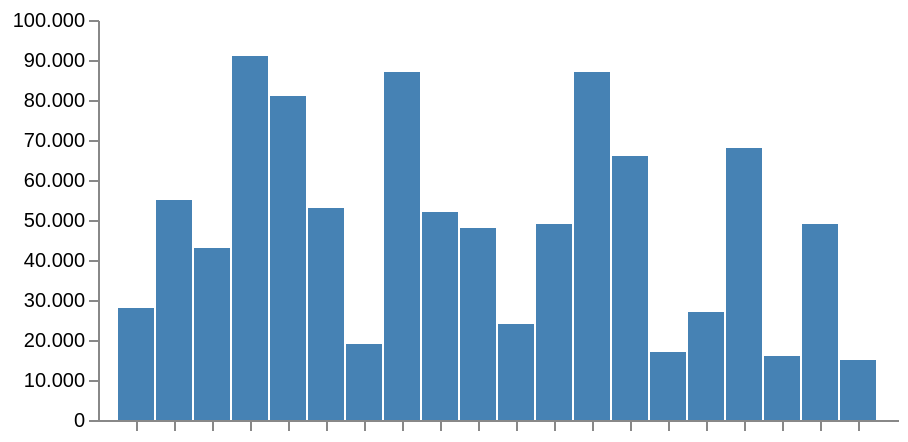

The specification (Vega-Lite) saved for this image:
### Vega specification from a JSON file in a GitHub repository (floating-point values rounded to 4 significant figures)
{"$schema": "https://vega.github.io/schema/vega/v6.json", "width": 400, "height": 200, "padding": 5, "config": {"locale": {"number": {"decimal": ",", "thousands": ".", "grouping": [3], "currency": ["", " €"]}}}, "data": [{"name": "table", "values": [{"u": 1, "v": 28000}, {"u": 2, "v": 55000}, {"u": 3, "v": 43000}, {"u": 4, "v": 91000}, {"u": 5, "v": 81000}, {"u": 6, "v": 53000}, {"u": 7, "v": 19000}, {"u": 8, "v": 87000}, {"u": 9, "v": 52000}, {"u": 10, "v": 48000}, {"u": 11, "v": 24000}, {"u": 12, "v": 49000}, {"u": 13, "v": 87000}, {"u": 14, "v": 66000}, {"u": 15, "v": 17000}, {"u": 16, "v": 27000}, {"u": 17, "v": 68000}, {"u": 18, "v": 16000}, {"u": 19, "v": 49000}, {"u": 20, "v": 15000}]}], "scales": [{"name": "xscale", "type": "band", "range": "width", "padding": 0.05, "round": true, "domain": {"data": "table", "field": "u"}}, {"name": "yscale", "type": "linear", "range": "height", "domain": {"data": "table", "field": "v"}, "zero": true, "nice": true}], "axes": [{"orient": "bottom", "scale": "xscale", "labels": false, "zindex": 1}, {"orient": "left", "scale": "yscale", "zindex": 1}], "marks": [{"type": "rect", "from": {"data": "table"}, "encode": {"enter": {"x": {"scale": "xscale", "field": "u"}, "width": {"scale": "xscale", "band": 1}, "y": {"scale": "yscale", "field": "v"}, "y2": {"scale": "yscale", "value": 0}}, "update": {"fill": {"value": "steelblue"}}, "hover": {"fill": {"value": "red"}}}}]}
